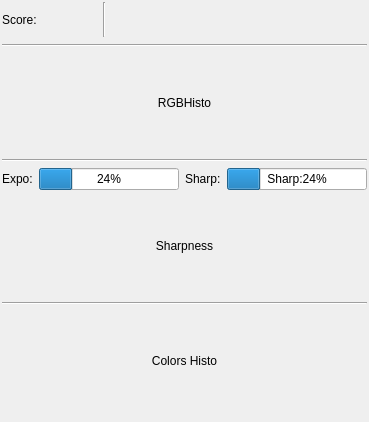
<?xml version="1.0" encoding="UTF-8"?>
<ui version="4.0">
 <class>ImageInfoWidget</class>
 <widget class="QWidget" name="ImageInfoWidget">
  <property name="geometry">
   <rect>
    <x>0</x>
    <y>0</y>
    <width>369</width>
    <height>422</height>
   </rect>
  </property>
  <property name="windowTitle">
   <string>Form</string>
  </property>
  <layout class="QVBoxLayout" name="verticalLayout">
   <property name="leftMargin">
    <number>2</number>
   </property>
   <property name="topMargin">
    <number>1</number>
   </property>
   <property name="rightMargin">
    <number>2</number>
   </property>
   <item>
    <widget class="QWidget" name="widget" native="true">
     <property name="sizePolicy">
      <sizepolicy hsizetype="Preferred" vsizetype="Minimum">
       <horstretch>0</horstretch>
       <verstretch>0</verstretch>
      </sizepolicy>
     </property>
     <layout class="QHBoxLayout" name="horizontalLayout">
      <property name="spacing">
       <number>1</number>
      </property>
      <property name="leftMargin">
       <number>0</number>
      </property>
      <property name="topMargin">
       <number>1</number>
      </property>
      <property name="bottomMargin">
       <number>1</number>
      </property>
      <item>
       <widget class="QLabel" name="label">
        <property name="toolTip">
         <string>Score of picture : combination between sharpness and exposure</string>
        </property>
        <property name="text">
         <string>Score:</string>
        </property>
       </widget>
      </item>
      <item>
       <widget class="QPushButton" name="scoreButton0">
        <property name="text">
         <string/>
        </property>
        <property name="icon">
         <iconset resource="../ema.qrc">
          <normaloff>:/icons/16x16/flag-black.png</normaloff>:/icons/16x16/flag-black.png</iconset>
        </property>
        <property name="shortcut">
         <string>0</string>
        </property>
        <property name="flat">
         <bool>true</bool>
        </property>
       </widget>
      </item>
      <item>
       <widget class="Line" name="line_4">
        <property name="orientation">
         <enum>Qt::Vertical</enum>
        </property>
       </widget>
      </item>
      <item>
       <widget class="QPushButton" name="scoreButton1">
        <property name="text">
         <string/>
        </property>
        <property name="icon">
         <iconset resource="../ema.qrc">
          <normaloff>:/icons/star_off.png</normaloff>:/icons/star_off.png</iconset>
        </property>
        <property name="shortcut">
         <string>1</string>
        </property>
        <property name="flat">
         <bool>true</bool>
        </property>
       </widget>
      </item>
      <item>
       <widget class="QPushButton" name="scoreButton2">
        <property name="text">
         <string/>
        </property>
        <property name="icon">
         <iconset resource="../ema.qrc">
          <normaloff>:/icons/star_off.png</normaloff>:/icons/star_off.png</iconset>
        </property>
        <property name="shortcut">
         <string>2</string>
        </property>
        <property name="flat">
         <bool>true</bool>
        </property>
       </widget>
      </item>
      <item>
       <widget class="QPushButton" name="scoreButton3">
        <property name="text">
         <string/>
        </property>
        <property name="icon">
         <iconset resource="../ema.qrc">
          <normaloff>:/icons/star_off.png</normaloff>:/icons/star_off.png</iconset>
        </property>
        <property name="shortcut">
         <string>3</string>
        </property>
        <property name="flat">
         <bool>true</bool>
        </property>
       </widget>
      </item>
      <item>
       <widget class="QPushButton" name="scoreButton4">
        <property name="text">
         <string/>
        </property>
        <property name="icon">
         <iconset resource="../ema.qrc">
          <normaloff>:/icons/star_off.png</normaloff>:/icons/star_off.png</iconset>
        </property>
        <property name="shortcut">
         <string>4</string>
        </property>
        <property name="flat">
         <bool>true</bool>
        </property>
       </widget>
      </item>
      <item>
       <widget class="QPushButton" name="scoreButton5">
        <property name="text">
         <string/>
        </property>
        <property name="icon">
         <iconset resource="../ema.qrc">
          <normaloff>:/icons/star_off.png</normaloff>:/icons/star_off.png</iconset>
        </property>
        <property name="shortcut">
         <string>5</string>
        </property>
        <property name="flat">
         <bool>true</bool>
        </property>
       </widget>
      </item>
     </layout>
    </widget>
   </item>
   <item>
    <widget class="Line" name="line_3">
     <property name="orientation">
      <enum>Qt::Horizontal</enum>
     </property>
    </widget>
   </item>
   <item>
    <widget class="QLabel" name="histoImageLabel">
     <property name="sizePolicy">
      <sizepolicy hsizetype="Preferred" vsizetype="Fixed">
       <horstretch>0</horstretch>
       <verstretch>0</verstretch>
      </sizepolicy>
     </property>
     <property name="minimumSize">
      <size>
       <width>0</width>
       <height>100</height>
      </size>
     </property>
     <property name="maximumSize">
      <size>
       <width>16777215</width>
       <height>100</height>
      </size>
     </property>
     <property name="toolTip">
      <string>RGB histogram of picture</string>
     </property>
     <property name="text">
      <string>RGBHisto</string>
     </property>
     <property name="scaledContents">
      <bool>true</bool>
     </property>
     <property name="alignment">
      <set>Qt::AlignCenter</set>
     </property>
    </widget>
   </item>
   <item>
    <widget class="Line" name="line_2">
     <property name="orientation">
      <enum>Qt::Horizontal</enum>
     </property>
    </widget>
   </item>
   <item>
    <layout class="QHBoxLayout" name="horizontalLayout_2">
     <item>
      <widget class="QLabel" name="label_2">
       <property name="toolTip">
        <string>Histogram analysis score</string>
       </property>
       <property name="text">
        <string>Expo:</string>
       </property>
      </widget>
     </item>
     <item>
      <widget class="QProgressBar" name="histoDial">
       <property name="toolTip">
        <string>Histogram analysis score</string>
       </property>
       <property name="value">
        <number>24</number>
       </property>
       <property name="format">
        <string>%p%</string>
       </property>
      </widget>
     </item>
     <item>
      <widget class="QLabel" name="label_3">
       <property name="toolTip">
        <string>Sharpness analysis score</string>
       </property>
       <property name="text">
        <string>Sharp:</string>
       </property>
      </widget>
     </item>
     <item>
      <widget class="QProgressBar" name="sharpnessDial">
       <property name="toolTip">
        <string>Sharpness analysis score</string>
       </property>
       <property name="value">
        <number>24</number>
       </property>
       <property name="format">
        <string>Sharp:%p%</string>
       </property>
      </widget>
     </item>
    </layout>
   </item>
   <item>
    <widget class="QLabel" name="sharpnessImageLabel">
     <property name="minimumSize">
      <size>
       <width>182</width>
       <height>100</height>
      </size>
     </property>
     <property name="maximumSize">
      <size>
       <width>16777215</width>
       <height>100</height>
      </size>
     </property>
     <property name="toolTip">
      <string>Sharp block in image</string>
     </property>
     <property name="text">
      <string>Sharpness</string>
     </property>
     <property name="scaledContents">
      <bool>false</bool>
     </property>
     <property name="alignment">
      <set>Qt::AlignCenter</set>
     </property>
    </widget>
   </item>
   <item>
    <widget class="Line" name="line">
     <property name="orientation">
      <enum>Qt::Horizontal</enum>
     </property>
    </widget>
   </item>
   <item>
    <widget class="QLabel" name="hsvImageLabel">
     <property name="minimumSize">
      <size>
       <width>182</width>
       <height>100</height>
      </size>
     </property>
     <property name="maximumSize">
      <size>
       <width>16777215</width>
       <height>100</height>
      </size>
     </property>
     <property name="toolTip">
      <string>Hue, Saturation, Value histogram</string>
     </property>
     <property name="text">
      <string>Colors Histo</string>
     </property>
     <property name="alignment">
      <set>Qt::AlignCenter</set>
     </property>
    </widget>
   </item>
  </layout>
 </widget>
 <resources>
  <include location="../ema.qrc"/>
 </resources>
 <connections/>
</ui>
